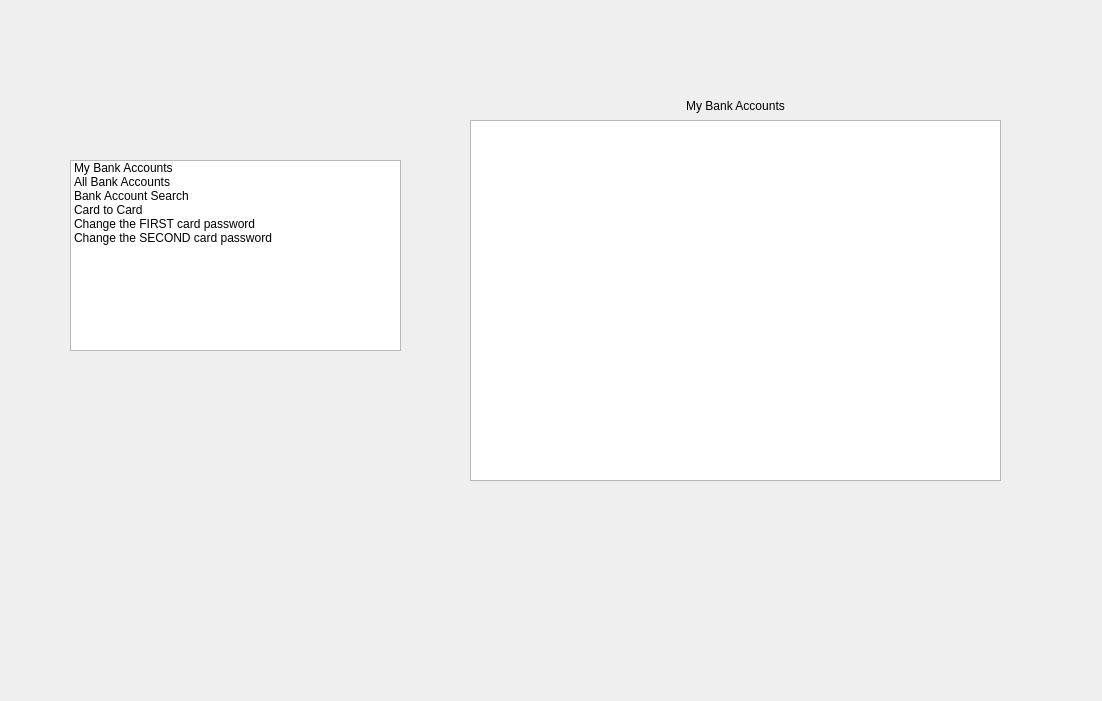
<?xml version="1.0" encoding="UTF-8"?>
<ui version="4.0">
 <class>CostumerPanel</class>
 <widget class="QWidget" name="CostumerPanel">
  <property name="geometry">
   <rect>
    <x>0</x>
    <y>0</y>
    <width>1102</width>
    <height>701</height>
   </rect>
  </property>
  <property name="windowTitle">
   <string>Form</string>
  </property>
  <widget class="QListWidget" name="CostumerOptions">
   <property name="geometry">
    <rect>
     <x>70</x>
     <y>160</y>
     <width>331</width>
     <height>191</height>
    </rect>
   </property>
   <property name="styleSheet">
    <string notr="true">font: 12pt &quot;Segoe UI&quot;;</string>
   </property>
   <item>
    <property name="text">
     <string>My Bank Accounts</string>
    </property>
   </item>
   <item>
    <property name="text">
     <string>All Bank Accounts</string>
    </property>
   </item>
   <item>
    <property name="text">
     <string>Bank Account Search</string>
    </property>
   </item>
   <item>
    <property name="text">
     <string>Card to Card</string>
    </property>
   </item>
   <item>
    <property name="text">
     <string>Change the FIRST card password</string>
    </property>
   </item>
   <item>
    <property name="text">
     <string>Change the SECOND card password</string>
    </property>
   </item>
  </widget>
  <widget class="QStackedWidget" name="stackedWidget">
   <property name="geometry">
    <rect>
     <x>470</x>
     <y>80</y>
     <width>531</width>
     <height>511</height>
    </rect>
   </property>
   <widget class="QWidget" name="MyBankAccounts">
    <widget class="QLabel" name="label">
     <property name="geometry">
      <rect>
       <x>0</x>
       <y>0</y>
       <width>531</width>
       <height>51</height>
      </rect>
     </property>
     <property name="text">
      <string>My Bank Accounts</string>
     </property>
     <property name="alignment">
      <set>Qt::AlignmentFlag::AlignCenter</set>
     </property>
    </widget>
    <widget class="QListWidget" name="myAccountsList">
     <property name="geometry">
      <rect>
       <x>0</x>
       <y>40</y>
       <width>531</width>
       <height>361</height>
      </rect>
     </property>
    </widget>
   </widget>
   <widget class="QWidget" name="AccountSearch">
    <widget class="QLineEdit" name="cardNumberEdit">
     <property name="geometry">
      <rect>
       <x>160</x>
       <y>160</y>
       <width>200</width>
       <height>41</height>
      </rect>
     </property>
    </widget>
    <widget class="QLabel" name="label_3">
     <property name="geometry">
      <rect>
       <x>0</x>
       <y>0</y>
       <width>531</width>
       <height>51</height>
      </rect>
     </property>
     <property name="text">
      <string>Bank Account Search</string>
     </property>
     <property name="alignment">
      <set>Qt::AlignmentFlag::AlignCenter</set>
     </property>
    </widget>
    <widget class="QLabel" name="label_4">
     <property name="geometry">
      <rect>
       <x>90</x>
       <y>110</y>
       <width>331</width>
       <height>30</height>
      </rect>
     </property>
     <property name="text">
      <string>Enter the card number of desired BankAccount</string>
     </property>
     <property name="alignment">
      <set>Qt::AlignmentFlag::AlignCenter</set>
     </property>
    </widget>
    <widget class="QLabel" name="infoLabel">
     <property name="geometry">
      <rect>
       <x>60</x>
       <y>300</y>
       <width>400</width>
       <height>181</height>
      </rect>
     </property>
     <property name="styleSheet">
      <string notr="true">font: 12pt &quot;Segoe UI&quot;;</string>
     </property>
     <property name="text">
      <string/>
     </property>
     <property name="alignment">
      <set>Qt::AlignmentFlag::AlignCenter</set>
     </property>
     <property name="wordWrap">
      <bool>true</bool>
     </property>
    </widget>
    <widget class="QPushButton" name="searchButton">
     <property name="geometry">
      <rect>
       <x>210</x>
       <y>230</y>
       <width>101</width>
       <height>41</height>
      </rect>
     </property>
     <property name="text">
      <string>Search</string>
     </property>
    </widget>
   </widget>
   <widget class="QWidget" name="page_4"/>
   <widget class="QWidget" name="page_5"/>
   <widget class="QWidget" name="page_6"/>
   <widget class="QWidget" name="allAccounts">
    <widget class="QListWidget" name="allBankAccounts">
     <property name="geometry">
      <rect>
       <x>0</x>
       <y>50</y>
       <width>531</width>
       <height>361</height>
      </rect>
     </property>
    </widget>
    <widget class="QLabel" name="label_2">
     <property name="geometry">
      <rect>
       <x>0</x>
       <y>0</y>
       <width>531</width>
       <height>51</height>
      </rect>
     </property>
     <property name="text">
      <string>All Bank Accounts</string>
     </property>
     <property name="alignment">
      <set>Qt::AlignmentFlag::AlignCenter</set>
     </property>
    </widget>
   </widget>
  </widget>
 </widget>
 <resources/>
 <connections/>
</ui>
